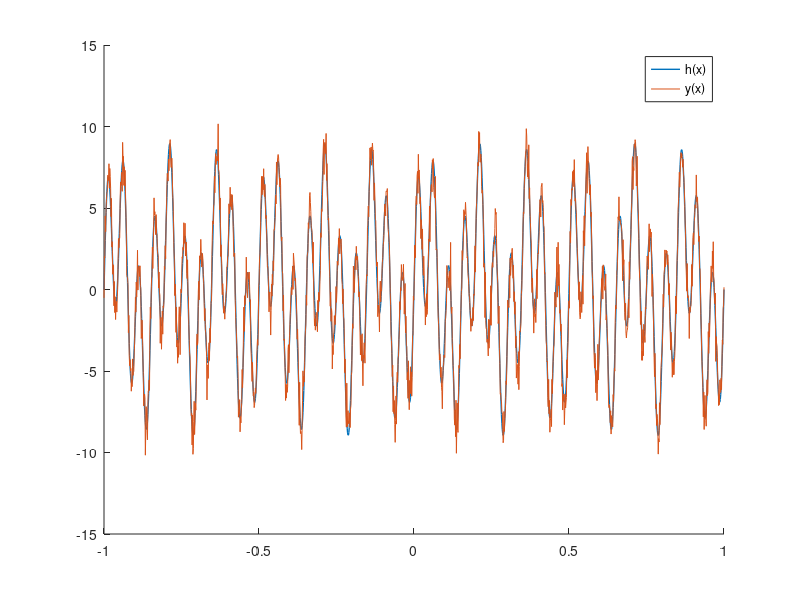

MATLAB code to generate this figure: (Note: this script raises an error after producing the figure.)
clc,clear,close all

% Finding the needed scope of x and setting the starting values
N=1500;
x=linspace(-1,1,N);
h=5*sin(40*pi*x)+4*sin(12*pi*x);
std=0.2*4;
y=h+std*randn(1,N);


%% Plotting h(x) and y(x) / prva tacka

figure(),hold all;
plot(x,h,'LineWidth',1);
plot(x,y);
legend('h(x)','y(x)');

%% Creating Neural Network / druga stavka

net=fitnet([10 12 7]);
%net.layers{1}.transferFcn='logsig';
net.divideFcn='';
net.trainParam.epochs=1500;
net.trainParam.goal=1e-5;
net.trainParam.min_grad=1e-5;

%% Training of the Neural Network / treca stavka

index=randperm(N);
indexTrain=index(:,1:0.85*N);
indexTest=index(:,0.85*N+1:N);

entryTrain=x(indexTrain);
exitTrain=y(indexTrain);

entryTest=x(indexTest);
exitTest=y(indexTest);


net=train(net,entryTrain,exitTrain);

%% Simulation of the Neural Network


simulatedValues=net(entryTest);


figure, hold all
plot(x,net(x),'LineWidth',1);
plot(x,y);
legend('predikcija NM','y(x)');
